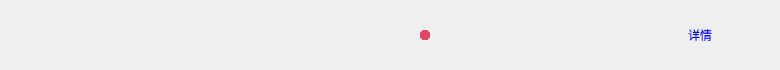
<?xml version="1.0" encoding="UTF-8"?>
<ui version="4.0">
 <class>WorkerItemWidget</class>
 <widget class="QWidget" name="WorkerItemWidget">
  <property name="geometry">
   <rect>
    <x>0</x>
    <y>0</y>
    <width>780</width>
    <height>70</height>
   </rect>
  </property>
  <property name="sizePolicy">
   <sizepolicy hsizetype="Fixed" vsizetype="Fixed">
    <horstretch>0</horstretch>
    <verstretch>0</verstretch>
   </sizepolicy>
  </property>
  <property name="minimumSize">
   <size>
    <width>730</width>
    <height>70</height>
   </size>
  </property>
  <property name="maximumSize">
   <size>
    <width>780</width>
    <height>70</height>
   </size>
  </property>
  <property name="windowTitle">
   <string>MemberItemWidget</string>
  </property>
  <property name="styleSheet">
   <string notr="true">QWidget#MemberItemWidget{background-color: rgb(255, 255, 255);};</string>
  </property>
  <widget class="QWidget" name="FilletWidget" native="true">
   <property name="geometry">
    <rect>
     <x>0</x>
     <y>5</y>
     <width>780</width>
     <height>60</height>
    </rect>
   </property>
   <property name="sizePolicy">
    <sizepolicy hsizetype="Fixed" vsizetype="Fixed">
     <horstretch>0</horstretch>
     <verstretch>0</verstretch>
    </sizepolicy>
   </property>
   <property name="minimumSize">
    <size>
     <width>730</width>
     <height>60</height>
    </size>
   </property>
   <property name="maximumSize">
    <size>
     <width>780</width>
     <height>60</height>
    </size>
   </property>
   <property name="styleSheet">
    <string notr="true">QWidget#FilletWidget{background:rgb(252,252,252);border-radius:4px;border:1px solid rgb(235,235,235);}
QWidget#FilletWidget:hover,pressed{background:rgb(246,251,255);border-radius:4px;border:1px solid rgb(187,223,255);};</string>
   </property>
   <widget class="QLabel" name="labelCreateTime">
    <property name="geometry">
     <rect>
      <x>520</x>
      <y>10</y>
      <width>150</width>
      <height>40</height>
     </rect>
    </property>
    <property name="sizePolicy">
     <sizepolicy hsizetype="Preferred" vsizetype="Fixed">
      <horstretch>0</horstretch>
      <verstretch>0</verstretch>
     </sizepolicy>
    </property>
    <property name="minimumSize">
     <size>
      <width>80</width>
      <height>16</height>
     </size>
    </property>
    <property name="maximumSize">
     <size>
      <width>180</width>
      <height>40</height>
     </size>
    </property>
    <property name="styleSheet">
     <string notr="true">font: 14px &quot;微软雅黑&quot;;
color:#333333;
background-color: rgba(255, 255, 255, 0);
border:0px;</string>
    </property>
    <property name="text">
     <string/>
    </property>
   </widget>
   <widget class="QLabel" name="labelState">
    <property name="geometry">
     <rect>
      <x>440</x>
      <y>10</y>
      <width>70</width>
      <height>40</height>
     </rect>
    </property>
    <property name="sizePolicy">
     <sizepolicy hsizetype="Preferred" vsizetype="Fixed">
      <horstretch>0</horstretch>
      <verstretch>0</verstretch>
     </sizepolicy>
    </property>
    <property name="minimumSize">
     <size>
      <width>70</width>
      <height>16</height>
     </size>
    </property>
    <property name="maximumSize">
     <size>
      <width>178</width>
      <height>40</height>
     </size>
    </property>
    <property name="styleSheet">
     <string notr="true">border:px solid rgba(223,70,100,1);
border-radius:5px;</string>
    </property>
    <property name="text">
     <string/>
    </property>
   </widget>
   <widget class="QLabel" name="labelOrderCode">
    <property name="geometry">
     <rect>
      <x>10</x>
      <y>10</y>
      <width>90</width>
      <height>40</height>
     </rect>
    </property>
    <property name="sizePolicy">
     <sizepolicy hsizetype="Fixed" vsizetype="Fixed">
      <horstretch>0</horstretch>
      <verstretch>0</verstretch>
     </sizepolicy>
    </property>
    <property name="minimumSize">
     <size>
      <width>40</width>
      <height>40</height>
     </size>
    </property>
    <property name="maximumSize">
     <size>
      <width>200</width>
      <height>40</height>
     </size>
    </property>
    <property name="styleSheet">
     <string notr="true"/>
    </property>
    <property name="text">
     <string/>
    </property>
    <property name="alignment">
     <set>Qt::AlignCenter</set>
    </property>
   </widget>
   <widget class="QLabel" name="labelOrderName">
    <property name="geometry">
     <rect>
      <x>110</x>
      <y>10</y>
      <width>300</width>
      <height>40</height>
     </rect>
    </property>
    <property name="sizePolicy">
     <sizepolicy hsizetype="Preferred" vsizetype="Fixed">
      <horstretch>0</horstretch>
      <verstretch>0</verstretch>
     </sizepolicy>
    </property>
    <property name="minimumSize">
     <size>
      <width>80</width>
      <height>16</height>
     </size>
    </property>
    <property name="maximumSize">
     <size>
      <width>300</width>
      <height>40</height>
     </size>
    </property>
    <property name="styleSheet">
     <string notr="true">font: 14px &quot;微软雅黑&quot;;
color:#333333;
background-color: rgba(255, 255, 255, 0);
border:0px;</string>
    </property>
    <property name="text">
     <string/>
    </property>
   </widget>
   <widget class="QLabel" name="labelStateColor">
    <property name="geometry">
     <rect>
      <x>420</x>
      <y>25</y>
      <width>10</width>
      <height>10</height>
     </rect>
    </property>
    <property name="sizePolicy">
     <sizepolicy hsizetype="Preferred" vsizetype="Fixed">
      <horstretch>0</horstretch>
      <verstretch>0</verstretch>
     </sizepolicy>
    </property>
    <property name="minimumSize">
     <size>
      <width>10</width>
      <height>10</height>
     </size>
    </property>
    <property name="maximumSize">
     <size>
      <width>178</width>
      <height>40</height>
     </size>
    </property>
    <property name="styleSheet">
     <string notr="true">border:5px solid rgba(223,70,100,1);
border-radius:5px;</string>
    </property>
    <property name="text">
     <string/>
    </property>
   </widget>
   <widget class="QPushButton" name="buttonDetial">
    <property name="geometry">
     <rect>
      <x>680</x>
      <y>10</y>
      <width>40</width>
      <height>40</height>
     </rect>
    </property>
    <property name="styleSheet">
     <string notr="true">font: 14px &quot;微软雅黑&quot;;
color:#333333;
background-color: rgba(255, 255, 255, 0);
border:0px;color:blue</string>
    </property>
    <property name="text">
     <string>详情</string>
    </property>
    <property name="flat">
     <bool>true</bool>
    </property>
   </widget>
   <widget class="QPushButton" name="buttonAction">
    <property name="geometry">
     <rect>
      <x>730</x>
      <y>10</y>
      <width>40</width>
      <height>40</height>
     </rect>
    </property>
    <property name="styleSheet">
     <string notr="true">font: 14px &quot;微软雅黑&quot;;
color:#333333;
background-color: rgba(255, 255, 255, 0);
border:0px;color:blue</string>
    </property>
    <property name="text">
     <string/>
    </property>
    <property name="flat">
     <bool>true</bool>
    </property>
   </widget>
  </widget>
 </widget>
 <layoutdefault spacing="6" margin="11"/>
 <resources>
  <include location="EntCenterWidget.qrc"/>
 </resources>
 <connections/>
</ui>
